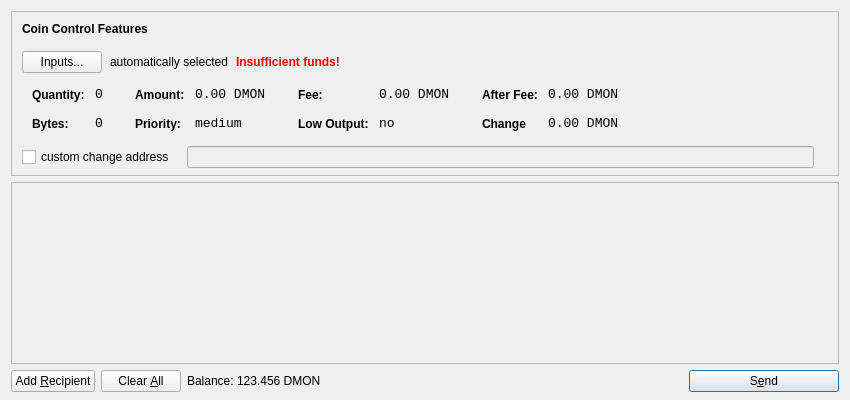
<?xml version="1.0" encoding="UTF-8"?>
<ui version="4.0">
 <class>SendCoinsDialog</class>
 <widget class="QDialog" name="SendCoinsDialog">
  <property name="geometry">
   <rect>
    <x>0</x>
    <y>0</y>
    <width>850</width>
    <height>400</height>
   </rect>
  </property>
  <property name="windowTitle">
   <string>Send Coins</string>
  </property>
  <layout class="QVBoxLayout" name="verticalLayout" stretch="0,1,0">
   <property name="bottomMargin">
    <number>8</number>
   </property>
   <item>
    <widget class="QFrame" name="frameCoinControl">
     <property name="sizePolicy">
      <sizepolicy hsizetype="Expanding" vsizetype="Expanding">
       <horstretch>0</horstretch>
       <verstretch>0</verstretch>
      </sizepolicy>
     </property>
     <property name="maximumSize">
      <size>
       <width>16777215</width>
       <height>16777215</height>
      </size>
     </property>
     <property name="frameShape">
      <enum>QFrame::StyledPanel</enum>
     </property>
     <property name="frameShadow">
      <enum>QFrame::Sunken</enum>
     </property>
     <layout class="QVBoxLayout" name="verticalLayoutCoinControl2">
      <property name="spacing">
       <number>-1</number>
      </property>
      <property name="leftMargin">
       <number>0</number>
      </property>
      <property name="topMargin">
       <number>0</number>
      </property>
      <property name="rightMargin">
       <number>0</number>
      </property>
      <property name="bottomMargin">
       <number>6</number>
      </property>
      <item>
       <layout class="QVBoxLayout" name="verticalLayoutCoinControl" stretch="0,0,0,0,1">
        <property name="spacing">
         <number>0</number>
        </property>
        <property name="leftMargin">
         <number>10</number>
        </property>
        <property name="topMargin">
         <number>10</number>
        </property>
        <item>
         <layout class="QHBoxLayout" name="horizontalLayoutCoinControl1">
          <property name="bottomMargin">
           <number>15</number>
          </property>
          <item>
           <widget class="QLabel" name="labelCoinControlFeatures">
            <property name="sizePolicy">
             <sizepolicy hsizetype="Preferred" vsizetype="Maximum">
              <horstretch>0</horstretch>
              <verstretch>0</verstretch>
             </sizepolicy>
            </property>
            <property name="font">
             <font>
              <weight>75</weight>
              <bold>true</bold>
             </font>
            </property>
            <property name="styleSheet">
             <string notr="true">font-weight:bold;</string>
            </property>
            <property name="text">
             <string>Coin Control Features</string>
            </property>
           </widget>
          </item>
         </layout>
        </item>
        <item>
         <layout class="QHBoxLayout" name="horizontalLayoutCoinControl2" stretch="0,0,0,0">
          <property name="spacing">
           <number>8</number>
          </property>
          <property name="bottomMargin">
           <number>10</number>
          </property>
          <item>
           <widget class="QPushButton" name="pushButtonCoinControl">
            <property name="styleSheet">
             <string notr="true"/>
            </property>
            <property name="text">
             <string>Inputs...</string>
            </property>
           </widget>
          </item>
          <item>
           <widget class="QLabel" name="labelCoinControlAutomaticallySelected">
            <property name="text">
             <string>automatically selected</string>
            </property>
            <property name="margin">
             <number>5</number>
            </property>
           </widget>
          </item>
          <item>
           <widget class="QLabel" name="labelCoinControlInsuffFunds">
            <property name="font">
             <font>
              <weight>75</weight>
              <bold>true</bold>
             </font>
            </property>
            <property name="styleSheet">
             <string notr="true">color:red;font-weight:bold;</string>
            </property>
            <property name="text">
             <string>Insufficient funds!</string>
            </property>
            <property name="margin">
             <number>5</number>
            </property>
           </widget>
          </item>
          <item>
           <spacer name="horizontalSpacerCoinControl">
            <property name="orientation">
             <enum>Qt::Horizontal</enum>
            </property>
            <property name="sizeHint" stdset="0">
             <size>
              <width>40</width>
              <height>1</height>
             </size>
            </property>
           </spacer>
          </item>
         </layout>
        </item>
        <item>
         <widget class="QWidget" name="widgetCoinControl" native="true">
          <property name="sizePolicy">
           <sizepolicy hsizetype="Preferred" vsizetype="Preferred">
            <horstretch>0</horstretch>
            <verstretch>0</verstretch>
           </sizepolicy>
          </property>
          <property name="minimumSize">
           <size>
            <width>0</width>
            <height>0</height>
           </size>
          </property>
          <property name="styleSheet">
           <string notr="true"/>
          </property>
          <layout class="QHBoxLayout" name="horizontalLayoutCoinControl5">
           <property name="margin">
            <number>0</number>
           </property>
           <item>
            <layout class="QHBoxLayout" name="horizontalLayoutCoinControl3" stretch="0,0,0,1">
             <property name="spacing">
              <number>20</number>
             </property>
             <property name="topMargin">
              <number>0</number>
             </property>
             <property name="bottomMargin">
              <number>10</number>
             </property>
             <item>
              <layout class="QFormLayout" name="formLayoutCoinControl1">
               <property name="horizontalSpacing">
                <number>10</number>
               </property>
               <property name="verticalSpacing">
                <number>14</number>
               </property>
               <property name="leftMargin">
                <number>10</number>
               </property>
               <property name="topMargin">
                <number>4</number>
               </property>
               <property name="rightMargin">
                <number>6</number>
               </property>
               <item row="0" column="0">
                <widget class="QLabel" name="labelCoinControlQuantityText">
                 <property name="styleSheet">
                  <string notr="true">font-weight:bold;</string>
                 </property>
                 <property name="text">
                  <string>Quantity:</string>
                 </property>
                 <property name="margin">
                  <number>0</number>
                 </property>
                </widget>
               </item>
               <item row="0" column="1">
                <widget class="QLabel" name="labelCoinControlQuantity">
                 <property name="font">
                  <font>
                   <family>Monospace</family>
                   <pointsize>10</pointsize>
                  </font>
                 </property>
                 <property name="cursor">
                  <cursorShape>IBeamCursor</cursorShape>
                 </property>
                 <property name="contextMenuPolicy">
                  <enum>Qt::ActionsContextMenu</enum>
                 </property>
                 <property name="text">
                  <string>0</string>
                 </property>
                 <property name="margin">
                  <number>0</number>
                 </property>
                 <property name="textInteractionFlags">
                  <set>Qt::LinksAccessibleByMouse|Qt::TextSelectableByKeyboard|Qt::TextSelectableByMouse</set>
                 </property>
                </widget>
               </item>
               <item row="1" column="0">
                <widget class="QLabel" name="labelCoinControlBytesText">
                 <property name="styleSheet">
                  <string notr="true">font-weight:bold;</string>
                 </property>
                 <property name="text">
                  <string>Bytes:</string>
                 </property>
                </widget>
               </item>
               <item row="1" column="1">
                <widget class="QLabel" name="labelCoinControlBytes">
                 <property name="font">
                  <font>
                   <family>Monospace</family>
                   <pointsize>10</pointsize>
                  </font>
                 </property>
                 <property name="cursor">
                  <cursorShape>IBeamCursor</cursorShape>
                 </property>
                 <property name="contextMenuPolicy">
                  <enum>Qt::ActionsContextMenu</enum>
                 </property>
                 <property name="text">
                  <string>0</string>
                 </property>
                 <property name="textInteractionFlags">
                  <set>Qt::LinksAccessibleByMouse|Qt::TextSelectableByKeyboard|Qt::TextSelectableByMouse</set>
                 </property>
                </widget>
               </item>
              </layout>
             </item>
             <item>
              <layout class="QFormLayout" name="formLayoutCoinControl2">
               <property name="horizontalSpacing">
                <number>10</number>
               </property>
               <property name="verticalSpacing">
                <number>14</number>
               </property>
               <property name="leftMargin">
                <number>6</number>
               </property>
               <property name="topMargin">
                <number>4</number>
               </property>
               <property name="rightMargin">
                <number>6</number>
               </property>
               <item row="0" column="0">
                <widget class="QLabel" name="labelCoinControlAmountText">
                 <property name="styleSheet">
                  <string notr="true">font-weight:bold;</string>
                 </property>
                 <property name="text">
                  <string>Amount:</string>
                 </property>
                 <property name="margin">
                  <number>0</number>
                 </property>
                </widget>
               </item>
               <item row="0" column="1">
                <widget class="QLabel" name="labelCoinControlAmount">
                 <property name="font">
                  <font>
                   <family>Monospace</family>
                   <pointsize>10</pointsize>
                  </font>
                 </property>
                 <property name="cursor">
                  <cursorShape>IBeamCursor</cursorShape>
                 </property>
                 <property name="contextMenuPolicy">
                  <enum>Qt::ActionsContextMenu</enum>
                 </property>
                 <property name="text">
                  <string notr="true">0.00 DMON</string>
                 </property>
                 <property name="textInteractionFlags">
                  <set>Qt::LinksAccessibleByMouse|Qt::TextSelectableByKeyboard|Qt::TextSelectableByMouse</set>
                 </property>
                </widget>
               </item>
               <item row="1" column="0">
                <widget class="QLabel" name="labelCoinControlPriorityText">
                 <property name="styleSheet">
                  <string notr="true">font-weight:bold;</string>
                 </property>
                 <property name="text">
                  <string>Priority:</string>
                 </property>
                </widget>
               </item>
               <item row="1" column="1">
                <widget class="QLabel" name="labelCoinControlPriority">
                 <property name="font">
                  <font>
                   <family>Monospace</family>
                   <pointsize>10</pointsize>
                  </font>
                 </property>
                 <property name="cursor">
                  <cursorShape>IBeamCursor</cursorShape>
                 </property>
                 <property name="contextMenuPolicy">
                  <enum>Qt::ActionsContextMenu</enum>
                 </property>
                 <property name="text">
                  <string>medium</string>
                 </property>
                 <property name="textInteractionFlags">
                  <set>Qt::LinksAccessibleByMouse|Qt::TextSelectableByKeyboard|Qt::TextSelectableByMouse</set>
                 </property>
                </widget>
               </item>
              </layout>
             </item>
             <item>
              <layout class="QFormLayout" name="formLayoutCoinControl3">
               <property name="horizontalSpacing">
                <number>10</number>
               </property>
               <property name="verticalSpacing">
                <number>14</number>
               </property>
               <property name="leftMargin">
                <number>6</number>
               </property>
               <property name="topMargin">
                <number>4</number>
               </property>
               <property name="rightMargin">
                <number>6</number>
               </property>
               <item row="0" column="0">
                <widget class="QLabel" name="labelCoinControlFeeText">
                 <property name="styleSheet">
                  <string notr="true">font-weight:bold;</string>
                 </property>
                 <property name="text">
                  <string>Fee:</string>
                 </property>
                 <property name="margin">
                  <number>0</number>
                 </property>
                </widget>
               </item>
               <item row="0" column="1">
                <widget class="QLabel" name="labelCoinControlFee">
                 <property name="font">
                  <font>
                   <family>Monospace</family>
                   <pointsize>10</pointsize>
                  </font>
                 </property>
                 <property name="cursor">
                  <cursorShape>IBeamCursor</cursorShape>
                 </property>
                 <property name="contextMenuPolicy">
                  <enum>Qt::ActionsContextMenu</enum>
                 </property>
                 <property name="text">
                  <string notr="true">0.00 DMON</string>
                 </property>
                 <property name="textInteractionFlags">
                  <set>Qt::LinksAccessibleByMouse|Qt::TextSelectableByKeyboard|Qt::TextSelectableByMouse</set>
                 </property>
                </widget>
               </item>
               <item row="1" column="0">
                <widget class="QLabel" name="labelCoinControlLowOutputText">
                 <property name="styleSheet">
                  <string notr="true">font-weight:bold;</string>
                 </property>
                 <property name="text">
                  <string>Low Output:</string>
                 </property>
                </widget>
               </item>
               <item row="1" column="1">
                <widget class="QLabel" name="labelCoinControlLowOutput">
                 <property name="font">
                  <font>
                   <family>Monospace</family>
                   <pointsize>10</pointsize>
                  </font>
                 </property>
                 <property name="cursor">
                  <cursorShape>IBeamCursor</cursorShape>
                 </property>
                 <property name="contextMenuPolicy">
                  <enum>Qt::ActionsContextMenu</enum>
                 </property>
                 <property name="text">
                  <string>no</string>
                 </property>
                 <property name="textInteractionFlags">
                  <set>Qt::LinksAccessibleByMouse|Qt::TextSelectableByKeyboard|Qt::TextSelectableByMouse</set>
                 </property>
                </widget>
               </item>
              </layout>
             </item>
             <item>
              <layout class="QFormLayout" name="formLayoutCoinControl4">
               <property name="horizontalSpacing">
                <number>10</number>
               </property>
               <property name="verticalSpacing">
                <number>14</number>
               </property>
               <property name="leftMargin">
                <number>6</number>
               </property>
               <property name="topMargin">
                <number>4</number>
               </property>
               <property name="rightMargin">
                <number>6</number>
               </property>
               <item row="0" column="0">
                <widget class="QLabel" name="labelCoinControlAfterFeeText">
                 <property name="styleSheet">
                  <string notr="true">font-weight:bold;</string>
                 </property>
                 <property name="text">
                  <string>After Fee:</string>
                 </property>
                 <property name="margin">
                  <number>0</number>
                 </property>
                </widget>
               </item>
               <item row="0" column="1">
                <widget class="QLabel" name="labelCoinControlAfterFee">
                 <property name="font">
                  <font>
                   <family>Monospace</family>
                   <pointsize>10</pointsize>
                  </font>
                 </property>
                 <property name="cursor">
                  <cursorShape>IBeamCursor</cursorShape>
                 </property>
                 <property name="contextMenuPolicy">
                  <enum>Qt::ActionsContextMenu</enum>
                 </property>
                 <property name="text">
                  <string notr="true">0.00 DMON</string>
                 </property>
                 <property name="textInteractionFlags">
                  <set>Qt::LinksAccessibleByMouse|Qt::TextSelectableByKeyboard|Qt::TextSelectableByMouse</set>
                 </property>
                </widget>
               </item>
               <item row="1" column="0">
                <widget class="QLabel" name="labelCoinControlChangeText">
                 <property name="styleSheet">
                  <string notr="true">font-weight:bold;</string>
                 </property>
                 <property name="text">
                  <string>Change</string>
                 </property>
                </widget>
               </item>
               <item row="1" column="1">
                <widget class="QLabel" name="labelCoinControlChange">
                 <property name="font">
                  <font>
                   <family>Monospace</family>
                   <pointsize>10</pointsize>
                  </font>
                 </property>
                 <property name="cursor">
                  <cursorShape>IBeamCursor</cursorShape>
                 </property>
                 <property name="contextMenuPolicy">
                  <enum>Qt::ActionsContextMenu</enum>
                 </property>
                 <property name="text">
                  <string notr="true">0.00 DMON</string>
                 </property>
                 <property name="textInteractionFlags">
                  <set>Qt::LinksAccessibleByMouse|Qt::TextSelectableByKeyboard|Qt::TextSelectableByMouse</set>
                 </property>
                </widget>
               </item>
              </layout>
             </item>
            </layout>
           </item>
          </layout>
         </widget>
        </item>
        <item>
         <layout class="QHBoxLayout" name="horizontalLayoutCoinControl4" stretch="0,0,0">
          <property name="spacing">
           <number>12</number>
          </property>
          <property name="sizeConstraint">
           <enum>QLayout::SetDefaultConstraint</enum>
          </property>
          <property name="topMargin">
           <number>5</number>
          </property>
          <property name="rightMargin">
           <number>5</number>
          </property>
          <item>
           <widget class="QCheckBox" name="checkBoxCoinControlChange">
            <property name="text">
             <string>custom change address</string>
            </property>
           </widget>
          </item>
          <item>
           <widget class="QLineEdit" name="lineEditCoinControlChange">
            <property name="enabled">
             <bool>false</bool>
            </property>
            <property name="sizePolicy">
             <sizepolicy hsizetype="Expanding" vsizetype="Fixed">
              <horstretch>0</horstretch>
              <verstretch>0</verstretch>
             </sizepolicy>
            </property>
           </widget>
          </item>
          <item>
           <widget class="QLabel" name="labelCoinControlChangeLabel">
            <property name="sizePolicy">
             <sizepolicy hsizetype="Preferred" vsizetype="Expanding">
              <horstretch>0</horstretch>
              <verstretch>0</verstretch>
             </sizepolicy>
            </property>
            <property name="minimumSize">
             <size>
              <width>0</width>
              <height>0</height>
             </size>
            </property>
            <property name="text">
             <string/>
            </property>
            <property name="margin">
             <number>3</number>
            </property>
           </widget>
          </item>
         </layout>
        </item>
        <item>
         <spacer name="verticalSpacerCoinControl">
          <property name="orientation">
           <enum>Qt::Vertical</enum>
          </property>
          <property name="sizeHint" stdset="0">
           <size>
            <width>800</width>
            <height>1</height>
           </size>
          </property>
         </spacer>
        </item>
       </layout>
      </item>
     </layout>
    </widget>
   </item>
   <item>
    <widget class="QScrollArea" name="scrollArea">
     <property name="widgetResizable">
      <bool>true</bool>
     </property>
     <widget class="QWidget" name="scrollAreaWidgetContents">
      <property name="geometry">
       <rect>
        <x>0</x>
        <y>0</y>
        <width>830</width>
        <height>165</height>
       </rect>
      </property>
      <layout class="QVBoxLayout" name="verticalLayout_2">
       <property name="margin">
        <number>0</number>
       </property>
       <item>
        <layout class="QVBoxLayout" name="entries">
         <property name="spacing">
          <number>6</number>
         </property>
        </layout>
       </item>
       <item>
        <spacer name="verticalSpacer">
         <property name="orientation">
          <enum>Qt::Vertical</enum>
         </property>
         <property name="sizeHint" stdset="0">
          <size>
           <width>20</width>
           <height>40</height>
          </size>
         </property>
        </spacer>
       </item>
      </layout>
     </widget>
    </widget>
   </item>
   <item>
    <layout class="QHBoxLayout" name="horizontalLayout">
     <item>
      <widget class="QPushButton" name="addButton">
       <property name="toolTip">
        <string>Send to multiple recipients at once</string>
       </property>
       <property name="text">
        <string>Add &amp;Recipient</string>
       </property>
       <property name="autoDefault">
        <bool>false</bool>
       </property>
      </widget>
     </item>
     <item>
      <widget class="QPushButton" name="clearButton">
       <property name="sizePolicy">
        <sizepolicy hsizetype="Minimum" vsizetype="Fixed">
         <horstretch>0</horstretch>
         <verstretch>0</verstretch>
        </sizepolicy>
       </property>
       <property name="toolTip">
        <string>Remove all transaction fields</string>
       </property>
       <property name="text">
        <string>Clear &amp;All</string>
       </property>
       <property name="autoRepeatDelay">
        <number>300</number>
       </property>
       <property name="autoDefault">
        <bool>false</bool>
       </property>
      </widget>
     </item>
     <item>
      <layout class="QHBoxLayout" name="horizontalLayout_2">
       <property name="spacing">
        <number>3</number>
       </property>
       <item>
        <widget class="QLabel" name="label">
         <property name="sizePolicy">
          <sizepolicy hsizetype="Preferred" vsizetype="Fixed">
           <horstretch>0</horstretch>
           <verstretch>0</verstretch>
          </sizepolicy>
         </property>
         <property name="text">
          <string>Balance:</string>
         </property>
        </widget>
       </item>
       <item>
        <widget class="QLabel" name="labelBalance">
         <property name="sizePolicy">
          <sizepolicy hsizetype="Preferred" vsizetype="Fixed">
           <horstretch>0</horstretch>
           <verstretch>0</verstretch>
          </sizepolicy>
         </property>
         <property name="cursor">
          <cursorShape>IBeamCursor</cursorShape>
         </property>
         <property name="text">
          <string notr="true">123.456 DMON</string>
         </property>
         <property name="textInteractionFlags">
          <set>Qt::LinksAccessibleByMouse|Qt::TextSelectableByKeyboard|Qt::TextSelectableByMouse</set>
         </property>
        </widget>
       </item>
      </layout>
     </item>
     <item>
      <spacer name="horizontalSpacer">
       <property name="orientation">
        <enum>Qt::Horizontal</enum>
       </property>
       <property name="sizeHint" stdset="0">
        <size>
         <width>40</width>
         <height>20</height>
        </size>
       </property>
      </spacer>
     </item>
     <item>
      <widget class="QPushButton" name="sendButton">
       <property name="minimumSize">
        <size>
         <width>150</width>
         <height>0</height>
        </size>
       </property>
       <property name="toolTip">
        <string>Confirm the send action</string>
       </property>
       <property name="text">
        <string>S&amp;end</string>
       </property>
       <property name="icon">
        <iconset resource="../bitcoin.qrc">
         <normaloff>:/icons/send</normaloff>:/icons/send</iconset>
       </property>
       <property name="default">
        <bool>true</bool>
       </property>
      </widget>
     </item>
    </layout>
   </item>
  </layout>
 </widget>
 <resources>
  <include location="../bitcoin.qrc"/>
 </resources>
 <connections/>
</ui>
